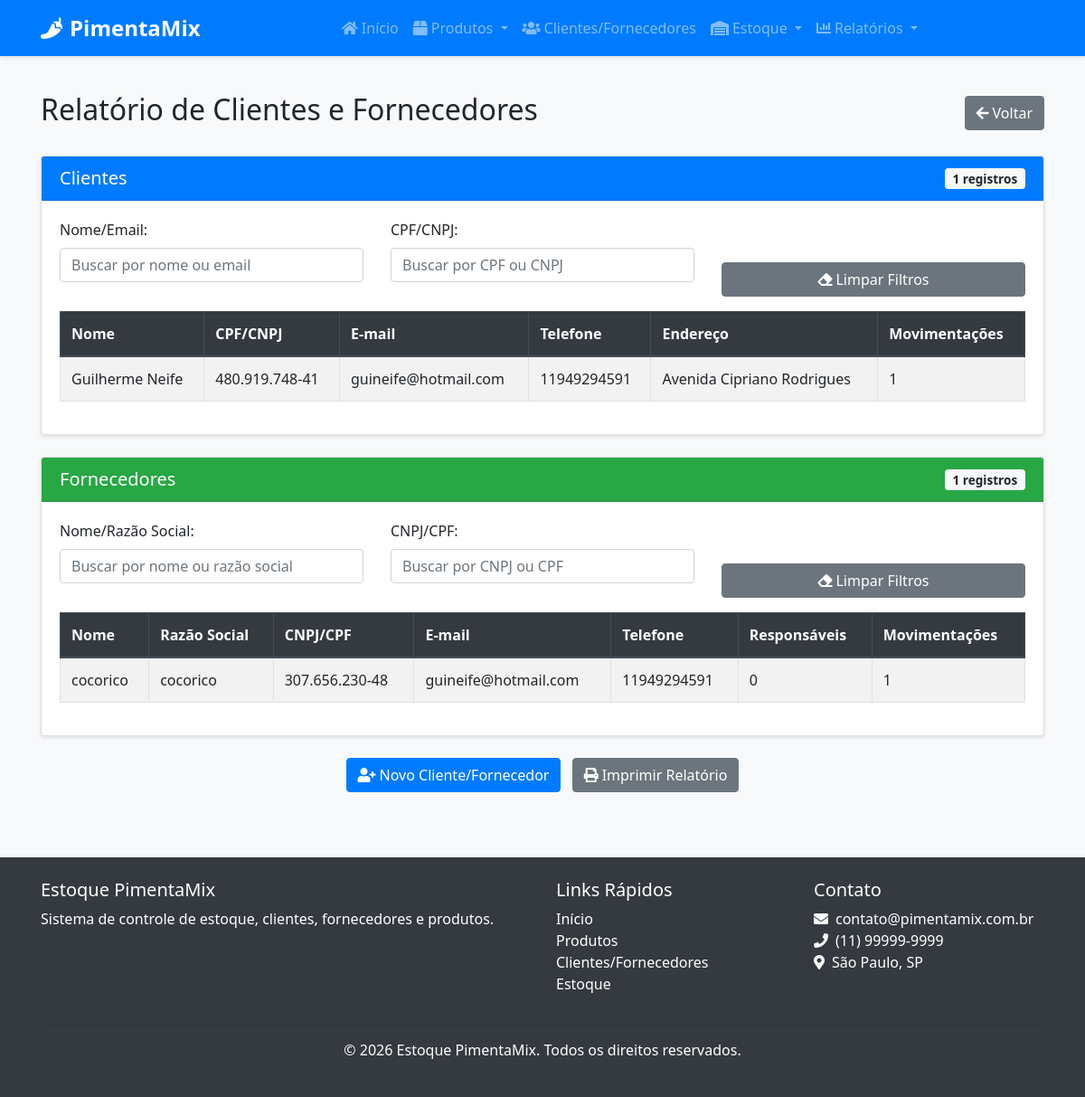
Page /relatorios/clientes-fornecedores on the committed database.
### src/models/cliente_fornecedor.py (models this page shows, shortened)
class ClienteFornecedor(db.Model):
    __tablename__ = 'cliente_fornecedor'
    id = db.Column(db.Integer, primary_key=True)
    nome = db.Column(db.String(100), nullable=False)
    razao_social = db.Column(db.String(100), nullable=True)
    nome_fantasia = db.Column(db.String(100), nullable=True)
    cpf_cnpj = db.Column(db.String(20), nullable=True, unique=True)
    email = db.Column(db.String(100), nullable=False)
    telefone = db.Column(db.String(20), nullable=False)
    endereco = db.Column(db.Text, nullable=True)
    observacoes = db.Column(db.Text, nullable=True)
    eh_cliente = db.Column(db.Boolean, default=False)
    eh_fornecedor = db.Column(db.Boolean, default=False)
    data_cadastro = db.Column(db.DateTime, default=datetime.utcnow)
    responsaveis = db.relationship('Responsavel', backref='cliente_fornecedor', lazy=True, cascade="all, delete-orphan")
    contatos = db.relationship('Contato', backref='cliente_fornecedor', lazy=True, cascade="all, delete-orphan")
    produtos_fornecidos = db.relationship('Produto', backref='fornecedor', lazy=True)
    entradas_estoque = db.relationship('EntradaEstoque', backref='fornecedor', lazy=True)
    saidas_estoque = db.relationship('SaidaEstoque', backref='cliente', lazy=True)

### src/routes/relatorio.py (the view)
@relatorio_bp.route('/clientes-fornecedores')
def clientes_fornecedores():
    clientes = ClienteFornecedor.query.filter_by(eh_cliente=True).all()
    fornecedores = ClienteFornecedor.query.filter_by(eh_fornecedor=True).all()
    for cliente in clientes:
        cliente.total_saidas = SaidaEstoque.query.filter_by(cliente_id=cliente.id).count()
    for fornecedor in fornecedores:
        fornecedor.total_entradas = EntradaEstoque.query.filter_by(fornecedor_id=fornecedor.id).count()
        fornecedor.total_responsaveis = len(fornecedor.responsaveis)
    return render_template('relatorio/clientes_fornecedores.html',
                          clientes=clientes,
                          fornecedores=fornecedores)

### src/templates/relatorio/clientes_fornecedores.html (shortened to what this page needs)
{% extends "base.html" %}
{% block content %}
<div class="container">
    <div class="d-flex justify-content-between align-items-center mb-4">
        <h2>Relatório de Clientes e Fornecedores</h2>
        <a href="{{ url_for('relatorio.index') }}" class="btn btn-secondary">
            <i class="fas fa-arrow-left mr-1"></i>Voltar
        </a>
    </div>
    <div class="card mb-4">
        <div class="card-header bg-primary text-white d-flex justify-content-between align-items-center">
            <h5 class="mb-0">Clientes</h5>
            <span class="badge badge-light" id="contador-clientes">{{ clientes|length }} registros</span>
        </div>
        <div class="card-body">
            <div class="mb-3">
                <div class="row">
                    <div class="col-md-4">
                        <div class="form-group">
                            <label for="cliente-busca">Nome/Email:</label>
                            <input type="text" class="form-control" id="cliente-busca" placeholder="Buscar por nome ou email">
                        </div>
                    </div>
                    <div class="col-md-4">
                        <div class="form-group">
                            <label for="cliente-cpf-cnpj">CPF/CNPJ:</label>
                            <input type="text" class="form-control" id="cliente-cpf-cnpj" placeholder="Buscar por CPF ou CNPJ">
                        </div>
                    </div>
                    <div class="col-md-4 d-flex align-items-end">
                        <button type="button" id="limpar-filtros-cliente" class="btn btn-secondary btn-block">
                            <i class="fas fa-eraser mr-1"></i>Limpar Filtros
                        </button>
                    </div>
                </div>
            </div>
            {% if clientes %}
                <div class="table-container">
                    <table class="table table-striped table-bordered" id="tabela-clientes">
                        <thead class="thead-dark">
                            <tr>
                                <th>Nome</th>
                                <th>CPF/CNPJ</th>
                                <th>E-mail</th>
                                <th>Telefone</th>
                                <th>Endereço</th>
                                <th>Movimentações</th>
                            </tr>
                        </thead>
                        <tbody>
                            {% for cliente in clientes %}
                                <tr data-nome="{{ cliente.nome }}" data-email="{{ cliente.email }}" data-cpf-cnpj="{{ cliente.cpf_cnpj }}">
                                    <td>{{ cliente.nome }}</td>
                                    <td>{{ cliente.cpf_cnpj }}</td>
                                    <td>{{ cliente.email }}</td>
                                    <td>{{ cliente.telefone }}</td>
                                    <td>{{ cliente.endereco or '-' }}</td>
                                    <td>{{ cliente.total_saidas }}</td>
                                </tr>
                            {% endfor %}
                        </tbody>
                    </table>
                </div>
            {% else %}
                <div class="alert alert-info">
                    Nenhum cliente cadastrado.
                </div>
            {% endif %}
        </div>
    </div>
    <div class="card">
        <div class="card-header bg-success text-white d-flex justify-content-between align-items-center">
            <h5 class="mb-0">Fornecedores</h5>
            <span class="badge badge-light" id="contador-fornecedores">{{ fornecedores|length }} registros</span>
        </div>
        <div class="card-body">
            <div class="mb-3">
                <div class="row">
                    <div class="col-md-4">
                        <div class="form-group">
                            <label for="fornecedor-busca">Nome/Razão Social:</label>
                            <input type="text" class="form-control" id="fornecedor-busca" placeholder="Buscar por nome ou razão social">
                        </div>
                    </div>
                    <div class="col-md-4">
                        <div class="form-group">
                            <label for="fornecedor-cpf-cnpj">CNPJ/CPF:</label>
                            <input type="text" class="form-control" id="fornecedor-cpf-cnpj" placeholder="Buscar por CNPJ ou CPF">
                        </div>
                    </div>
                    <div class="col-md-4 d-flex align-items-end">
                        <button type="button" id="limpar-filtros-fornecedor" class="btn btn-secondary btn-block">
                            <i class="fas fa-eraser mr-1"></i>Limpar Filtros
                        </button>
                    </div>
                </div>
            </div>
            {% if fornecedores %}
                <div class="table-container">
                    <table class="table table-striped table-bordered" id="tabela-fornecedores">
                        <thead class="thead-dark">
                            <tr>
                                <th>Nome</th>
                                <th>Razão Social</th>
                                <th>CNPJ/CPF</th>
                                <th>E-mail</th>
                                <th>Telefone</th>
                                <th>Responsáveis</th>
                                <th>Movimentações</th>
                            </tr>
                        </thead>
                        <tbody>
                            {% for fornecedor in fornecedores %}
                                <tr data-nome="{{ fornecedor.nome }}" data-razao="{{ fornecedor.razao_social or '' }}" data-cpf-cnpj="{{ fornecedor.cpf_cnpj }}">
                                    <td>{{ fornecedor.nome }}</td>
                                    <td>{{ fornecedor.razao_social or '-' }}</td>
                                    <td>{{ fornecedor.cpf_cnpj }}</td>
                                    <td>{{ fornecedor.email }}</td>
                                    <td>{{ fornecedor.telefone }}</td>
                                    <td>{{ fornecedor.total_responsaveis }}</td>
                                    <td>{{ fornecedor.total_entradas }}</td>
                                </tr>
                            {% endfor %}
                        </tbody>
                    </table>
                </div>
            {% else %}
                <div class="alert alert-info">
                    Nenhum fornecedor cadastrado.
                </div>
            {% endif %}
        </div>
    </div>
    <div class="mt-4 text-center">
        <a href="{{ url_for('cliente_fornecedor.novo') }}" class="btn btn-primary mr-2">
            <i class="fas fa-user-plus mr-1"></i>Novo Cliente/Fornecedor
        </a>
        <button onclick="window.print()" class="btn btn-secondary">
            <i class="fas fa-print mr-1"></i>Imprimir Relatório
        </button>
    </div>
</div>
{% endblock %}

### src/static/css/style.css (style rules this page uses)
body { font-family: 'Segoe UI', Tahoma, Geneva, Verdana, sans-serif; background-color: #f8f9fa; }
.card { box-shadow: 0 2px 4px rgba(0, 0, 0, 0.1); transition: all 0.3s ease; margin-bottom: 20px; }
.card-header { font-weight: bold; }
.btn i { margin-right: 5px; }
.table thead th { background-color: #343a40; color: white; border-color: #454d55; }
.table-striped tbody tr:nth-of-type(odd) { background-color: rgba(0, 0, 0, 0.05); }
.badge { font-size: 85%; font-weight: 600; padding: 0.35em 0.65em; }

### src/templates/relatorio/clientes_fornecedores.html (style rules this page uses)
.table-container { max-height: 400px; overflow-y: auto; }
.table-container thead th { position: sticky; top: 0; background-color: #343a40; z-index: 1; }

### rows in the picture
ClienteFornecedor: nome "Guilherme Neife", cpf_cnpj "480.919.748-41", email "guineife@hotmail.com", telefone "11949294591", endereco "Avenida Cipriano Rodrigues", total_saidas "1"
ClienteFornecedor: nome "cocorico", razao_social "cocorico", cpf_cnpj "307.656.230-48", email "guineife@hotmail.com", telefone "11949294591", total_responsaveis "0", total_entradas "1"

### other values in the picture
{{ clientes|length }} "1"
{{ fornecedores|length }} "1"
